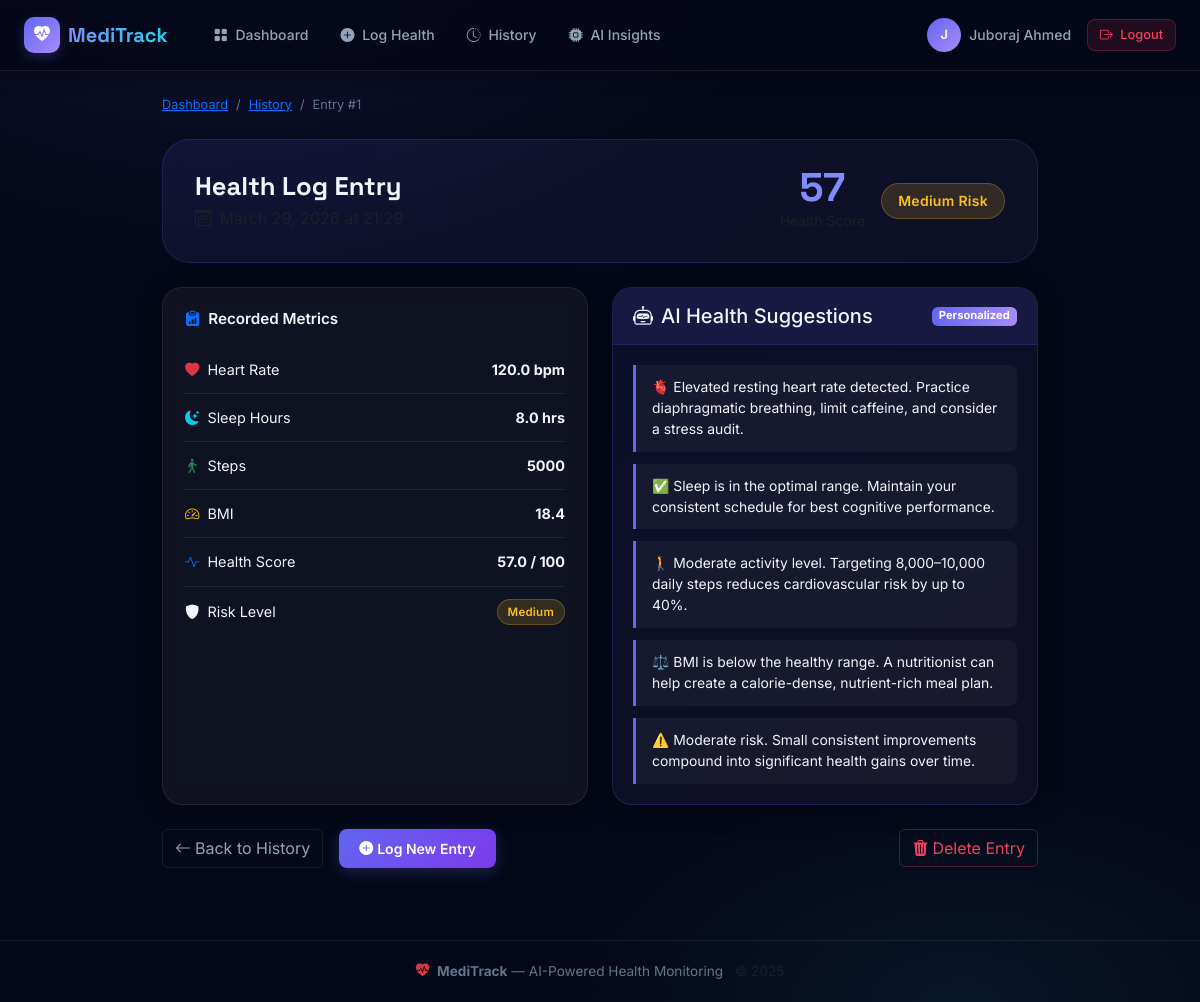
The app's page /history/1/ (signed in) with its own data.
### health/models.py (models this page shows, shortened)
class HealthLog(models.Model):
    RISK_CHOICES = [
        ('low', 'Low'),
        ('medium', 'Medium'),
        ('high', 'High'),
    ]
    user = models.ForeignKey(
        User,
        on_delete=models.CASCADE,
        related_name='health_logs'
    )
    heart_rate = models.FloatField(
        help_text="Heart rate in beats per minute (bpm)"
    )
    sleep_hours = models.FloatField(
        help_text="Hours of sleep last night"
    )
    steps = models.IntegerField(
        help_text="Total steps walked today"
    )
    bmi = models.FloatField(
        help_text="Body Mass Index"
    )
    score = models.FloatField(
        default=0.0,
        help_text="Computed health score (0–100)"
    )
    risk_level = models.CharField(
        max_length=10,
        choices=RISK_CHOICES,
        default='low',
        help_text="Predicted risk level: low / medium / high"
    )
    notes = models.TextField(
        blank=True,
        null=True,
        help_text="Optional user notes for this entry"
    )
    created_at = models.DateTimeField(auto_now_add=True)
    class Meta:
        ordering = ['-created_at']
        verbose_name = 'Health Log'
        verbose_name_plural = 'Health Logs'

### health/views.py (the view)
# urls.py: path('history/<int:pk>/',       views.log_detail_view, name='log_detail'),
@login_required
def log_detail_view(request, pk):
    log    = get_object_or_404(HealthLog, pk=pk, user=request.user)
    result = evaluate_health(log.heart_rate, log.sleep_hours, log.steps, log.bmi)
    return render(request, 'health/log_detail.html', {
        'log':          log,
        'suggestions':  result['suggestions'],
        'explanations': result['explanations'],
        'probabilities': result.get('probabilities', {}),
        'confidence':   result.get('confidence', 1.0),
    })

### health/ml_model.py (called while the page is built, shortened)
def load_ml_model():
    global _model_cache
    return _model_cache

def predict_risk_ml(heart_rate: float, sleep_hours: float, steps: int, bmi: float) -> dict | None:
    model = load_ml_model()
    if model is None:
        return None

### health/services.py (called while the page is built)
def classify_risk(score: float) -> str:
    if score >= 70: return 'low'
    if score >= 40: return 'medium'
    return 'high'

### templates/health/log_detail.html (shortened to what this page needs)
{% extends 'base.html' %}
{% block content %}
<div class="container py-4" style="max-width: 900px;">
    <nav aria-label="breadcrumb" class="mb-4">
        <ol class="breadcrumb">
            <li class="breadcrumb-item"><a href="{% url 'dashboard' %}" class="text-primary">Dashboard</a></li>
            <li class="breadcrumb-item"><a href="{% url 'history' %}" class="text-primary">History</a></li>
            <li class="breadcrumb-item active">Entry #{{ log.pk }}</li>
        </ol>
    </nav>
    <div class="detail-header-card mb-4">
        <div class="d-flex align-items-center justify-content-between flex-wrap gap-3">
            <div>
                <h1 class="page-title mb-1">Health Log Entry</h1>
                <p class="text-muted mb-0">
                    <i class="bi bi-calendar3 me-1"></i>
                </p>
            </div>
            <div class="d-flex gap-3 align-items-center">
                <div class="text-center">
                    <div class="detail-score">{{ log.score|floatformat:0 }}</div>
                    <small class="text-muted">Health Score</small>
                </div>
                <span class="risk-tag risk-{{ log.risk_level }} risk-tag-lg">
                    {{ log.risk_level|capfirst }} Risk
                </span>
            </div>
        </div>
    </div>
    <div class="row g-4">
        <div class="col-md-6">
            <div class="chart-card h-100">
                <div class="chart-header">
                    <h5 class="chart-title"><i class="bi bi-clipboard-data-fill me-2 text-primary"></i>Recorded Metrics</h5>
                </div>
                <div class="chart-body">
                    <div class="detail-metric">
                        <span><i class="bi bi-heart-fill text-danger me-2"></i>Heart Rate</span>
                        <strong>{{ log.heart_rate|floatformat:1 }} bpm</strong>
                    </div>
                    <div class="detail-metric">
                        <span><i class="bi bi-moon-stars-fill text-info me-2"></i>Sleep Hours</span>
                        <strong>{{ log.sleep_hours|floatformat:1 }} hrs</strong>
                    </div>
                    <div class="detail-metric">
                        <span><i class="bi bi-person-walking text-success me-2"></i>Steps</span>
                        <strong>{{ log.steps }}</strong>
                    </div>
                    <div class="detail-metric">
                        <span><i class="bi bi-speedometer2 text-warning me-2"></i>BMI</span>
                        <strong>{{ log.bmi|floatformat:1 }}</strong>
                    </div>
                    <div class="detail-metric">
                        <span><i class="bi bi-activity text-primary me-2"></i>Health Score</span>
                        <strong>{{ log.score|floatformat:1 }} / 100</strong>
                    </div>
                    <div class="detail-metric">
                        <span><i class="bi bi-shield-fill me-2"></i>Risk Level</span>
                        <span class="risk-tag risk-{{ log.risk_level }}">{{ log.risk_level|capfirst }}</span>
                    </div>
                </div>
            </div>
        </div>
        <div class="col-md-6">
            <div class="suggestions-card h-100">
                <div class="suggestions-header">
                    <h5 class="mb-0"><i class="bi bi-robot me-2"></i>AI Health Suggestions</h5>
                    <span class="badge bg-ai">Personalized</span>
                </div>
                <div class="suggestions-body">
                    {% if suggestions %}
                    <ul class="suggestions-list">
                        {% for tip in suggestions %}
                        <li class="suggestion-item">{{ tip }}</li>
                        {% endfor %}
                    </ul>
                    {% endif %}
                </div>
            </div>
        </div>
    </div>
    <div class="d-flex gap-3 mt-4 flex-wrap">
        <a href="{% url 'history' %}" class="btn btn-outline-secondary">
            <i class="bi bi-arrow-left me-1"></i>Back to History
        </a>
        <a href="{% url 'log_health' %}" class="btn btn-primary-glow">
            <i class="bi bi-plus-circle-fill me-1"></i>Log New Entry
        </a>
        <form method="post" action="{% url 'delete_log' log.pk %}" class="ms-auto"
              onsubmit="return confirm('Are you sure you want to delete this entry?');">
            <button type="submit" class="btn btn-outline-danger">
                <i class="bi bi-trash3-fill me-1"></i>Delete Entry
            </button>
        </form>
    </div>
</div>
{% endblock %}

### templates/base.html (shortened to what this page needs)
<!DOCTYPE html>
<html lang="en">
<head>
    <link href="https://cdn.jsdelivr.net/npm/bootstrap@5.3.0/dist/css/bootstrap.min.css" rel="stylesheet">
    <link href="https://cdn.jsdelivr.net/npm/bootstrap-icons@1.11.0/font/bootstrap-icons.css" rel="stylesheet">
    {% load static %}
    <link rel="stylesheet" href="{% static 'css/meditrack.css' %}">
</head>
<body>
<nav class="navbar navbar-expand-lg navbar-dark mt-sidebar" id="mainNav">
    <div class="container-fluid px-4">
        <a class="navbar-brand d-flex align-items-center gap-2" href="{% url 'dashboard' %}">
            <div class="brand-icon">
                <i class="bi bi-heart-pulse-fill"></i>
            </div>
            <span class="brand-name">MediTrack</span>
        </a>
        <div class="collapse navbar-collapse" id="navbarNav">
            {% if user.is_authenticated %}
            <ul class="navbar-nav me-auto ms-3 gap-1">
                <li class="nav-item">
                    <a class="nav-link nav-pill {% if request.resolver_match.url_name == 'dashboard' %}active{% endif %}"
                       href="{% url 'dashboard' %}">
                        <i class="bi bi-grid-fill me-1"></i> Dashboard
                    </a>
                </li>
                <li class="nav-item">
                    <a class="nav-link nav-pill {% if request.resolver_match.url_name == 'log_health' %}active{% endif %}"
                       href="{% url 'log_health' %}">
                        <i class="bi bi-plus-circle-fill me-1"></i> Log Health
                    </a>
                </li>
                <li class="nav-item">
                    <a class="nav-link nav-pill {% if request.resolver_match.url_name == 'history' %}active{% endif %}"
                       href="{% url 'history' %}">
                        <i class="bi bi-clock-history me-1"></i> History
                    </a>
                </li>
                <li class="nav-item">
                    <a class="nav-link nav-pill {% if request.resolver_match.url_name == 'ml_insights' %}active{% endif %}"
                       href="{% url 'ml_insights' %}">
                        <i class="bi bi-cpu-fill me-1"></i> AI Insights
                    </a>
                </li>
            </ul>
            <div class="d-flex align-items-center gap-3">
                <div class="user-badge">
                    <div class="user-avatar">{{ user.username|first|upper }}</div>
                    <span class="user-name d-none d-md-inline">{{ user.get_full_name|default:user.username }}</span>
                </div>
                <a href="{% url 'logout' %}" class="btn btn-logout btn-sm">
                    <i class="bi bi-box-arrow-right me-1"></i> Logout
                </a>
            </div>
            {% endif %}
        </div>
    </div>
</nav>
<main class="main-content">
    {% block content %}{% endblock %}
</main>
<footer class="site-footer mt-5">
    <div class="container text-center">
        <p class="mb-0">
            <i class="bi bi-heart-pulse-fill text-danger me-1"></i>
            <strong>MediTrack</strong> — AI-Powered Health Monitoring
            <span class="text-muted ms-2">© 2025</span>
        </p>
    </div>
</footer>
</body>
</html>

### records on screen
HealthLog: pk "1", score "57", risk_level "Medium", heart_rate "120.0", sleep_hours "8.0", steps "5000", bmi "18.4", score "57.0"

### other values on screen
{{ user.username|first|upper }} "J"
{{ user.get_full_name|default:user.username }} "Juboraj Ahmed"
{{ tip }} "🫀 Elevated resting heart rate detected. Practice diaphragmatic breathing, limit caffeine, and consider a stress audit." "✅ Sleep is in the optimal range. Maintain your consistent schedule for best cognitive performance." "🚶 Moderate activity level. Targeting 8,000–10,000 daily steps reduces cardiovascular risk by up to 40%." "⚖️ BMI is below the healthy range. A nutritionist can help create a calorie-dense, nutrient-rich meal plan." "⚠️ Moderate risk. Small consistent improvements compound into significant health gains over time."
